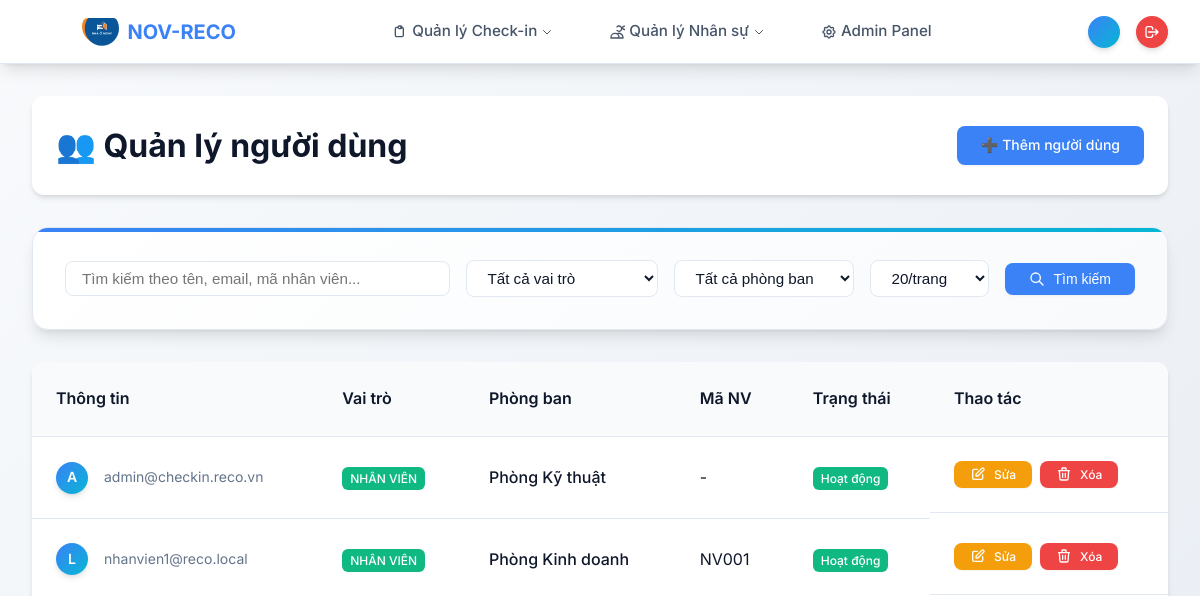
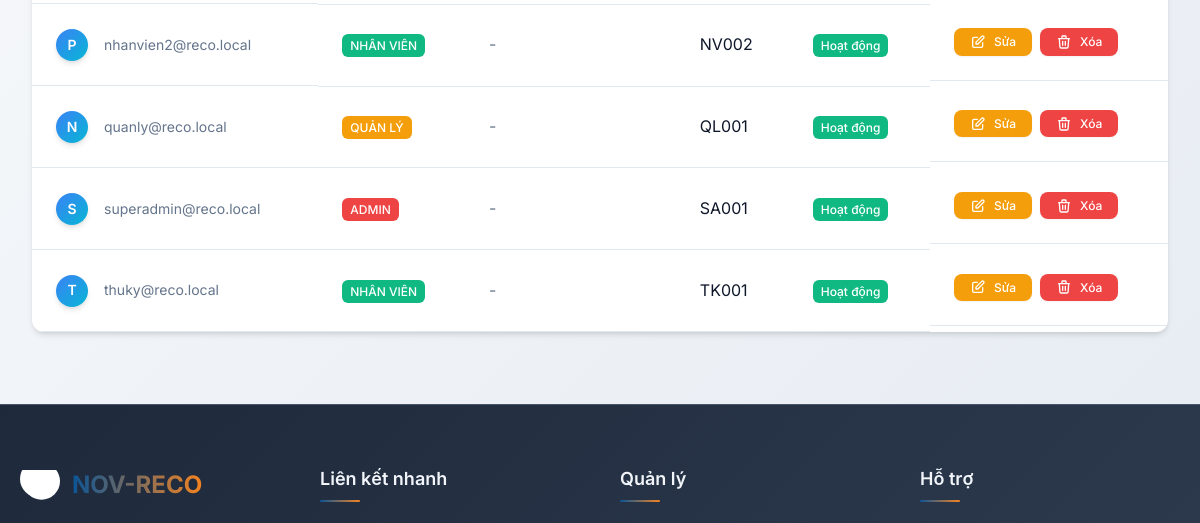
The page /users/ (signed in, upper part) on the database as committed earlier (2 pictures, top to bottom).
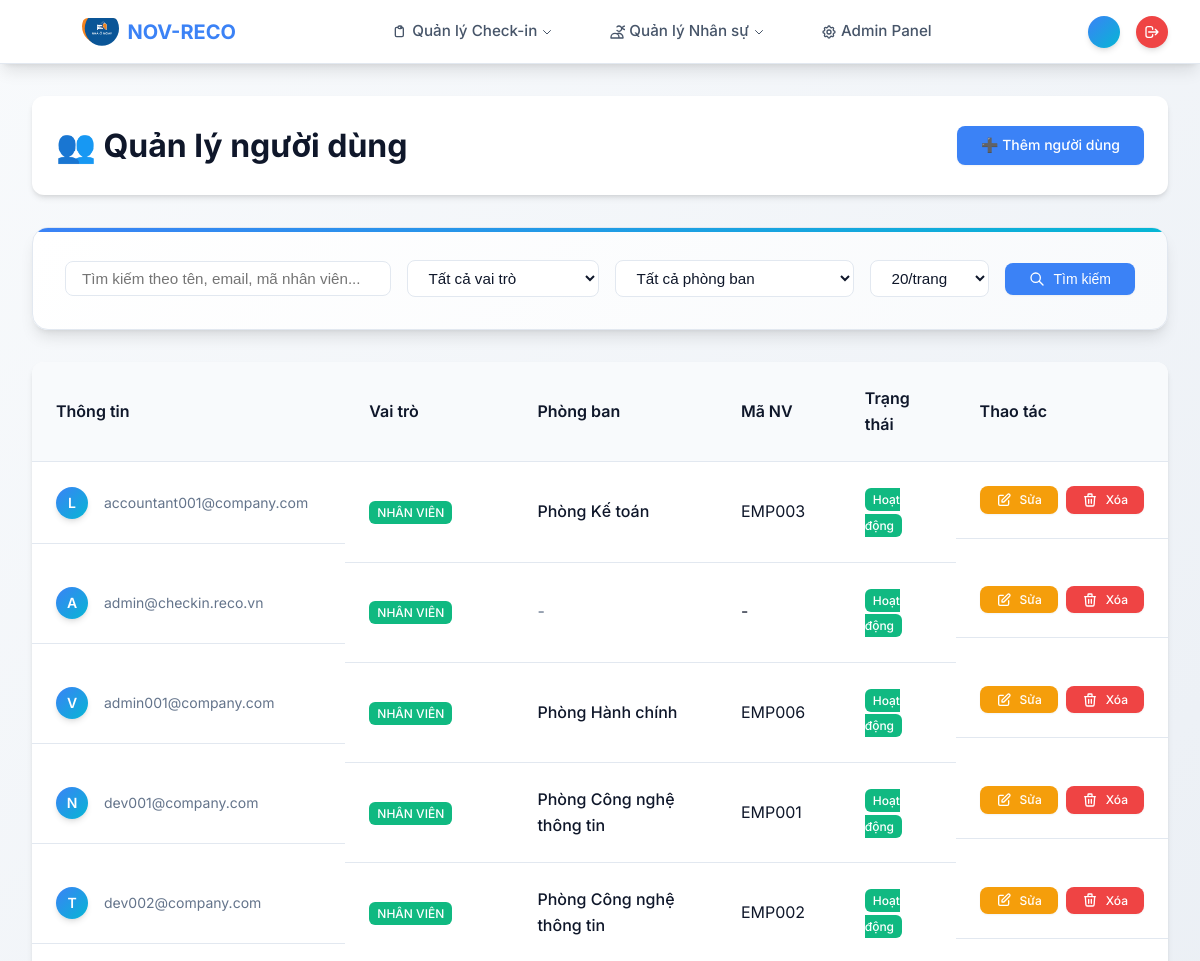
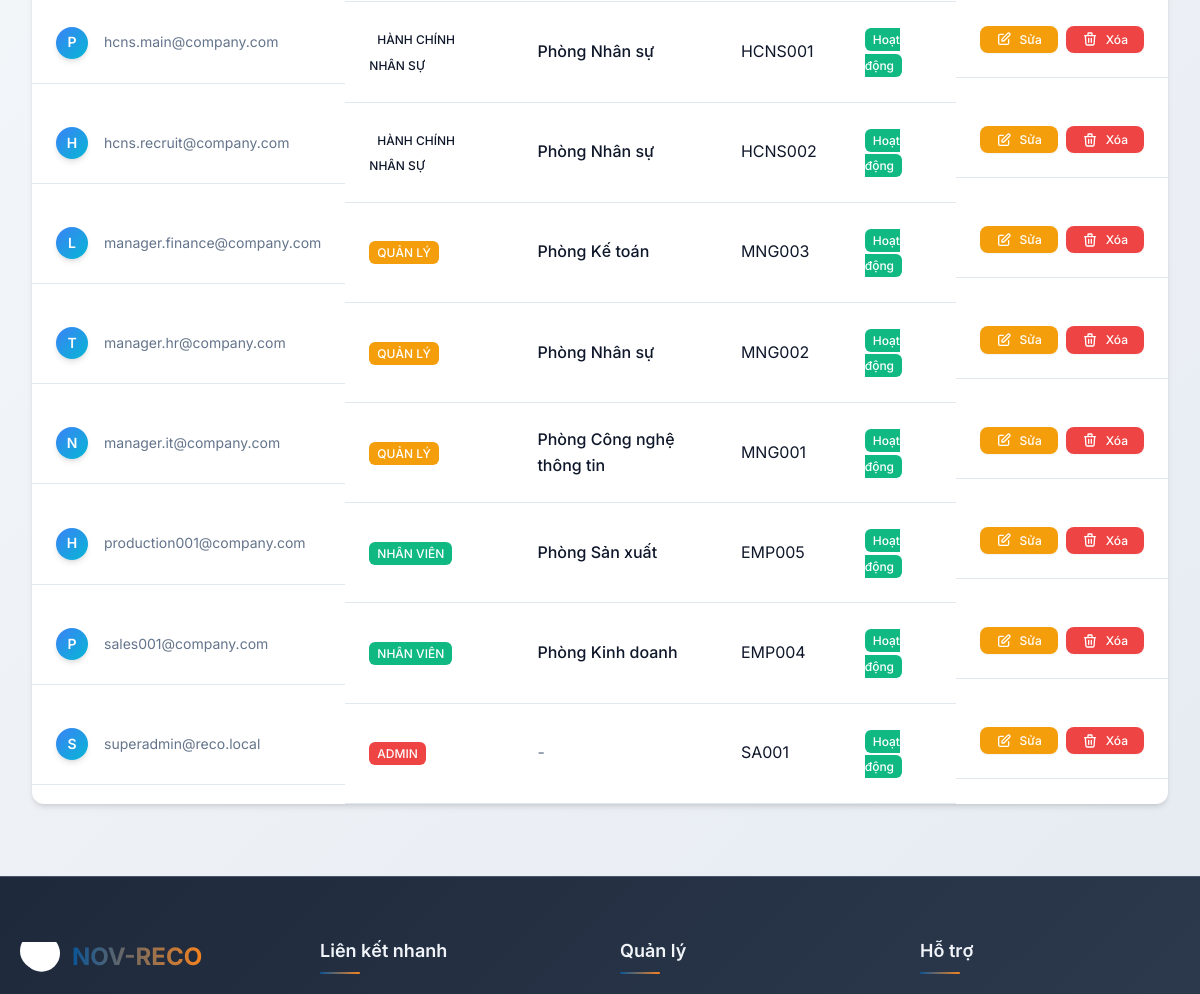
The same page on the database as committed later (2 pictures, top to bottom).
### users/models.py (models this page shows, shortened)
class User(AbstractUser):
    role = models.CharField(
        max_length=20,
        choices=UserRole.choices,
        default=UserRole.EMPLOYEE,
        help_text="Vai trò của người dùng trong hệ thống",
    )
    phone = models.CharField(
        max_length=15, blank=True, help_text="Số điện thoại"
    )
    department = models.ForeignKey(
        Department,
        on_delete=models.SET_NULL,
        null=True,
        blank=True,
        related_name='employees',
        help_text="Phòng ban"
    )
    employee_id = models.CharField(
        max_length=20, blank=True, unique=True, help_text="Mã nhân viên"
    )
    def is_admin(self):
        return self.role == UserRole.ADMIN or self.is_superuser
    @property
    def is_admin_user(self):
        return self.is_admin()
    def get_display_name(self):
        return self.get_full_name() or self.username or self.email
    class Meta:
        verbose_name = "Người dùng"
        verbose_name_plural = "Người dùng"

class Department(models.Model):
    name = models.CharField(
        max_length=100,
        unique=True,
        help_text="Tên phòng ban"
    )
    description = models.TextField(
        blank=True,
        help_text="Mô tả phòng ban"
    )
    manager = models.ForeignKey(
        'User',
        on_delete=models.SET_NULL,
        null=True,
        blank=True,
        related_name='managed_departments',
        help_text="Trưởng phòng ban"
    )
    created_at = models.DateTimeField(auto_now_add=True)
    updated_at = models.DateTimeField(auto_now=True)
    class Meta:
        verbose_name = "Phòng ban"
        verbose_name_plural = "Phòng ban"
        ordering = ['name']

### users/views.py (the view, shortened to what this page needs)
# urls.py: path("", views.user_list_view, name="user_list"),
@user_management_required
def user_list_view(request):
    search_query = request.GET.get("search", "")
    role_filter = request.GET.get("role", "")
    department_filter = request.GET.get("department", "")
    users = User.objects.all().select_related('department').order_by('username')
    if role_filter:
        users = users.filter(role=role_filter)
    if department_filter:
        users = users.filter(department_id=department_filter)
    page_size = request.GET.get("page_size", "20")
    try:
        page_size = int(page_size)
        if page_size not in [10, 20, 50, 100]:
            page_size = 20
    except (ValueError, TypeError):
        page_size = 20
    paginator = Paginator(users, page_size)
    page_number = request.GET.get("page")
    page_obj = paginator.get_page(page_number)
    context = {
        "page_obj": page_obj,
        "search_query": search_query,
        "role_filter": role_filter,
        "department_filter": department_filter,
        "page_size": page_size,
        "role_choices": UserRole.choices,
        "departments": Department.objects.all().order_by('name'),
    }
    return render(request, "users/user_list.html", context)

### templates/users/user_list.html (shortened to what this page needs)
{% extends 'base.html' %}
{% load static %}
{% block extra_css %}
<link rel="stylesheet" href="{% static 'css/users.css' %}">
{% endblock %}
{% block content %}
<div class="users-page">
  <div class="page-header">
    <h1>👥 Quản lý người dùng</h1>
    <a href="{% url 'users:user_create' %}" class="btn btn-primary">
      ➕ Thêm người dùng
    </a>
  </div>
  <div class="search-filter-section">
    <form method="GET" class="search-form">
      <div class="search-input-group">
        <input type="text" name="search" value="{{ search_query }}"
               placeholder="Tìm kiếm theo tên, email, mã nhân viên..."
               class="form-control search-input">
        <select name="role" class="form-control role-select">
          <option value="">Tất cả vai trò</option>
        </select>
        <select name="department" class="form-control department-select">
          <option value="">Tất cả phòng ban</option>
        </select>
        <select name="page_size" class="form-control page-size-select">
          <option value="20" {% if page_size == 20 %}selected{% endif %}>20/trang</option>
        </select>
        <button type="submit" class="btn btn-search">
          <svg class="w-4 h-4" fill="none" stroke="currentColor" viewBox="0 0 24 24">
            <path stroke-linecap="round" stroke-linejoin="round" stroke-width="2" d="M21 21l-6-6m2-5a7 7 0 11-14 0 7 7 0 0114 0z"></path>
          </svg>
          Tìm kiếm
        </button>
      </div>
    </form>
  </div>
  <div class="users-table-container desktop-view">
    <table class="users-table">
      <thead>
        <tr>
          <th>Thông tin</th>
          <th>Vai trò</th>
          <th>Phòng ban</th>
          <th>Mã NV</th>
          <th>Trạng thái</th>
          <th>Thao tác</th>
        </tr>
      </thead>
      <tbody>
        {% for user in page_obj %}
        <tr>
          <td class="user-info">
            <div class="user-avatar">
              {{ user.first_name|first|default:user.username|first|upper }}
            </div>
            <div class="user-details">
              <div class="user-email">{{ user.email }}</div>
            </div>
          </td>
          <td>
            <span class="role-badge role-{{ user.role }}">
              {{ user.get_role_display }}
            </span>
          </td>
          <td>
            {% if user.department %}
              <span class="department-name">{{ user.department.name }}</span>
            {% else %}
              <span class="text-muted">-</span>
            {% endif %}
          </td>
          <td>{{ user.employee_id|default:"-" }}</td>
          <td>
            <span class="status-badge {% if user.is_active %}active{% else %}inactive{% endif %}">
              {% if user.is_active %}Hoạt động{% else %}Không hoạt động{% endif %}
            </span>
          </td>
          <td class="actions">
            <a href="{% url 'users:user_update' user.id %}" class="btn btn-sm btn-edit">
              <svg class="w-4 h-4" fill="none" stroke="currentColor" viewBox="0 0 24 24">
                <path stroke-linecap="round" stroke-linejoin="round" stroke-width="2" d="M11 5H6a2 2 0 00-2 2v11a2 2 0 002 2h11a2 2 0 002-2v-5m-1.414-9.414a2 2 0 112.828 2.828L11.828 15H9v-2.828l8.586-8.586z"></path>
              </svg>
              Sửa
            </a>
            <a href="{% url 'users:user_delete' user.id %}" class="btn btn-sm btn-danger">
              <svg class="w-4 h-4" fill="none" stroke="currentColor" viewBox="0 0 24 24">
                <path stroke-linecap="round" stroke-linejoin="round" stroke-width="2" d="M19 7l-.867 12.142A2 2 0 0116.138 21H7.862a2 2 0 01-1.995-1.858L5 7m5 4v6m4-6v6m1-10V4a1 1 0 00-1-1h-4a1 1 0 00-1 1v3M4 7h16"></path>
              </svg>
              Xóa
            </a>
          </td>
        </tr>
        {% endfor %}
      </tbody>
    </table>
  </div>
</div>
{% endblock %}

### templates/base.html (shortened to what this page needs)
{% load static %}
<!doctype html>
<html lang="vi">
<head>
    <link rel="stylesheet" href="{% static 'css/base.css' %}">
    <link rel="stylesheet" href="{% static 'css/footer.css' %}">
    {% block extra_css %}{% endblock %}
</head>
<body>
    <div class="page-wrapper">
    {% include 'header.html' %}
    <main class="main-content">
        {% block content %}{% endblock %}
    </main>
    {% include 'footer.html' %}
    </div>
</body>
</html>

### templates/header.html (shortened to what this page needs)
{% load static %}
<nav class="navbar">
    <div class="nav-container">
        <a href="/" class="nav-logo">
            <img src="{% static 'logo.svg' %}" alt="NOV-RECO Logo">
            <span>NOV-RECO</span>
        </a>
        <ul class="nav-menu" id="nav-menu">
            {% if user.is_authenticated %}
                <li class="dropdown">
                    <a href="#" class="dropdown-toggle">
                        <svg class="w-4 h-4" fill="none" stroke="currentColor" viewBox="0 0 24 24">
                            <path stroke-linecap="round" stroke-linejoin="round" stroke-width="2" d="M9 5H7a2 2 0 00-2 2v10a2 2 0 002 2h8a2 2 0 002-2V7a2 2 0 00-2-2h-2M9 5a2 2 0 002 2h2a2 2 0 002-2M9 5a2 2 0 012-2h2a2 2 0 012 2"></path>
                        </svg>
                        Quản lý Check-in
                        <svg class="w-3 h-3" fill="none" stroke="currentColor" viewBox="0 0 24 24">
                            <path stroke-linecap="round" stroke-linejoin="round" stroke-width="2" d="M19 9l-7 7-7-7"></path>
                        </svg>
                    </a>
                </li>
                {% if user.is_superuser or user.is_admin_user %}
                    <li class="dropdown">
                        <a href="#" class="dropdown-toggle">
                            <svg class="w-4 h-4" fill="none" stroke="currentColor" viewBox="0 0 24 24">
                                <path stroke-linecap="round" stroke-linejoin="round" stroke-width="2" d="M12 4.354a4 4 0 110 5.292M15 21H3v-1a6 6 0 0112 0v1zm0 0h6v-1a6 6 0 00-9-5.197m13.5-9a2.5 2.5 0 11-5 0 2.5 2.5 0 015 0z"></path>
                            </svg>
                            Quản lý Nhân sự
                            <svg class="w-3 h-3" fill="none" stroke="currentColor" viewBox="0 0 24 24">
                                <path stroke-linecap="round" stroke-linejoin="round" stroke-width="2" d="M19 9l-7 7-7-7"></path>
                            </svg>
                        </a>
                    </li>
                {% endif %}
                {% if user.is_superuser %}
                    <li>
                        <a href="/admin/">
                            Admin Panel
                        </a>
                    </li>
                {% endif %}
            {% endif %}
        </ul>
        <div class="user-info">
            {% if user.is_authenticated %}
                <div class="user-avatar">
                </div>
                <a href="/accounts/logout/" class="logout-btn" title="Đăng xuất">
                    <svg class="w-4 h-4" fill="none" stroke="currentColor" viewBox="0 0 24 24">
                        <path stroke-linecap="round" stroke-linejoin="round" stroke-width="2" d="M17 16l4-4m0 0l-4-4m4 4H7m6 4v1a3 3 0 01-3 3H6a3 3 0 01-3-3V7a3 3 0 013-3h4a3 3 0 013 3v1"></path>
                    </svg>
                </a>
            {% endif %}
        </div>
    </div>
</nav>

### templates/footer.html (shortened to what this page needs)
{% load static %}
<footer class="main-footer">
    <div class="footer-container">
        <div class="footer-content">
            <div class="footer-section">
                <div class="footer-logo">
                    <img src="{% static 'logo.svg' %}" alt="NOV-RECO Logo" class="footer-logo-img">
                    <span class="footer-logo-text">NOV-RECO</span>
                </div>
            </div>
            <div class="footer-section">
                <h4 class="footer-title">Liên kết nhanh</h4>
            </div>
            <div class="footer-section">
                <h4 class="footer-title">Quản lý</h4>
            </div>
            <div class="footer-section">
                <h4 class="footer-title">Hỗ trợ</h4>
            </div>
        </div>
    </div>
</footer>

### static/css/base.css (style rules this page uses)
* { margin: 0; padding: 0; box-sizing: border-box; }
body, html { margin: 0; padding: 0; width: 100%; height: 100%; overflow-x: hidden; }
:root { --primary-color: #3b82f6; --primary-hover: #2563eb; --secondary-color: #64748b; --accent-color: #06b6d4; --success-color: #10b981; --warning-color: #f59e0b; --error-color: #ef4444; --bg-primary: #ffffff; --bg-secondary: #f8fafc; --bg-tertiary: #f1f5f9; --text-primary: #0f172a; --text-secondary: #475569; --text-muted: #64748b; --border-color: #e2e8f0; --border-hover: #cbd5e1; --shadow-sm: 0 1px 2px 0 rgb(0 0 0 / 0.05); --shadow-md: 0 4px 6px -1px rgb(0 0 0 / 0.1), 0 2px 4px -2px rgb(0 0 0 / 0.1); --shadow-lg: 0 10px 15px -3px rgb(0 0 0 / 0.1), 0 4px 6px -4px rgb(0 0 0 / 0.1); --shadow-xl: 0 20px 25px -5px rgb(0 0 0 / 0.1), 0 8px 10px -6px rgb(0 0 0 / 0.1); --radius-sm: 0.375rem; --radius-md: 0.5rem; --radius-lg: 0.75rem; --radius-xl: 1rem; --spacing-xs: 0.25rem; --spacing-sm: 0.5rem; --spacing-md: 1rem; --spacing-lg: 1.5rem; --spacing-xl: 2rem; --spacing-2xl: 3rem; }
body { font-family: 'Inter', -apple-system, BlinkMacSystemFont, 'Segoe UI', Roboto, Oxygen, Ubuntu, Cantarell, sans-serif; background: linear-gradient(135deg, #f8fafc 0%, #e2e8f0 100%); min-height: 100vh; color: var(--text-primary); line-height: 1.6; font-size: 16px; margin: 0; padding: 0; display: flex; flex-direction: column; }
.page-wrapper { display: flex; flex-direction: column; min-height: 100vh; position: relative; }
.navbar { background: var(--bg-primary); backdrop-filter: blur(20px); box-shadow: var(--shadow-lg); border-bottom: 1px solid var(--border-color); position: fixed; top: 0; left: 0; right: 0; z-index: 1000; height: 64px; padding: 0 var(--spacing-xl); }
.nav-container { max-width: 1200px; margin: 0 auto; display: flex; justify-content: space-between; align-items: center; position: relative; height: 100%; }
.nav-logo { display: flex; align-items: center; gap: var(--spacing-sm); color: var(--primary-color); text-decoration: none; font-weight: 700; font-size: 1.25rem; margin-left: 50px; transition: color 0.2s ease; }
.nav-logo img { height: 28px; width: auto; border-radius: var(--radius-sm); }
.nav-menu { display: flex; list-style: none; gap: var(--spacing-lg); margin: 0; padding: 0; }
.nav-menu li a { color: var(--text-secondary); text-decoration: none; font-weight: 500; font-size: 0.95rem; transition: all 0.2s ease; padding: var(--spacing-sm) var(--spacing-md); border-radius: var(--radius-md); display: flex; align-items: center; gap: var(--spacing-xs); }
.dropdown { position: relative; }
.dropdown-toggle { display: flex; align-items: center; gap: 5px; }
.user-info { display: flex; align-items: center; gap: var(--spacing-md); flex-wrap: nowrap; }
.user-avatar { width: 32px; height: 32px; border-radius: 50%; background: linear-gradient(135deg, var(--primary-color), var(--accent-color)); display: flex; align-items: center; justify-content: center; color: white; font-weight: 600; font-size: 0.875rem; box-shadow: var(--shadow-md); transition: all 0.2s ease; }
.logout-btn { background: var(--error-color); color: white; border: none; padding: var(--spacing-xs); border-radius: 50%; text-decoration: none; font-size: 0.875rem; transition: all 0.2s ease; width: 32px; height: 32px; display: flex; align-items: center; justify-content: center; box-shadow: var(--shadow-md); }
svg { width: 1em; height: 1em; flex-shrink: 0; }
.w-4 { width: 1rem; }
.h-4 { height: 1rem; }
.w-3 { width: 0.75rem; }
.h-3 { height: 0.75rem; }
.logout-btn svg { width: 1rem; height: 1rem; }
.main-content { margin-top: 64px; padding: var(--spacing-xl); padding-bottom: 80px; flex: 1; position: relative; z-index: 1; margin-bottom: 0; min-height: auto; }
@media (min-width: 769px) { .main-content { padding-bottom: var(--spacing-xl); } }
.btn { display: inline-flex; align-items: center; gap: var(--spacing-sm); padding: var(--spacing-sm) var(--spacing-lg); background: var(--primary-color); color: white; text-decoration: none; border-radius: var(--radius-md); font-weight: 500; font-size: 0.875rem; transition: all 0.2s ease; border: none; cursor: pointer; box-shadow: var(--shadow-sm); }
.btn-danger { background: var(--error-color); }
.btn-sm { padding: var(--spacing-xs) var(--spacing-md); font-size: 0.75rem; }

Rows that differ between the two databases and show on the page:
removed User: first_name|first "L", email "nhanvien1@reco.local", role "NHÂN VIÊN", department.name "Phòng Kinh doanh", employee_id "NV001", is_active "Hoạt động"
removed User: first_name|first "P", email "nhanvien2@reco.local", role "NHÂN VIÊN", employee_id "NV002", is_active "Hoạt động"
removed User: first_name|first "N", email "quanly@reco.local", role "QUẢN LÝ", employee_id "QL001", is_active "Hoạt động"
removed User: first_name|first "T", email "thuky@reco.local", role "NHÂN VIÊN", employee_id "TK001", is_active "Hoạt động"
added User: first_name|first "L", email "accountant001@company.com", role "NHÂN VIÊN", department.name "Phòng Kế toán", employee_id "EMP003", is_active "Hoạt động"
changed User "admin@checkin.reco.vn": department.name "Phòng Kỹ thuật" → (not shown); now shows "-"
added User: first_name|first "V", email "admin001@company.com", role "NHÂN VIÊN", department.name "Phòng Hành chính", employee_id "EMP006", is_active "Hoạt động"
added User: first_name|first "N", email "dev001@company.com", role "NHÂN VIÊN", department.name "Phòng Công nghệ thông tin", employee_id "EMP001", is_active "Hoạt động"
added User: first_name|first "T", email "dev002@company.com", role "NHÂN VIÊN", department.name "Phòng Công nghệ thông tin", employee_id "EMP002", is_active "Hoạt động"
added User: first_name|first "P", email "hcns.main@company.com", role "HÀNH CHÍNH NHÂN SỰ", department.name "Phòng Nhân sự", employee_id "HCNS001", is_active "Hoạt động"
added User: first_name|first "H", email "hcns.recruit@company.com", role "HÀNH CHÍNH NHÂN SỰ", department.name "Phòng Nhân sự", employee_id "HCNS002", is_active "Hoạt động"
added User: first_name|first "L", email "manager.finance@company.com", role "QUẢN LÝ", department.name "Phòng Kế toán", employee_id "MNG003", is_active "Hoạt động"
added User: first_name|first "T", email "manager.hr@company.com", role "QUẢN LÝ", department.name "Phòng Nhân sự", employee_id "MNG002", is_active "Hoạt động"
added User: first_name|first "N", email "manager.it@company.com", role "QUẢN LÝ", department.name "Phòng Công nghệ thông tin", employee_id "MNG001", is_active "Hoạt động"
added User: first_name|first "H", email "production001@company.com", role "NHÂN VIÊN", department.name "Phòng Sản xuất", employee_id "EMP005", is_active "Hoạt động"
added User: first_name|first "P", email "sales001@company.com", role "NHÂN VIÊN", department.name "Phòng Kinh doanh", employee_id "EMP004", is_active "Hoạt động"
